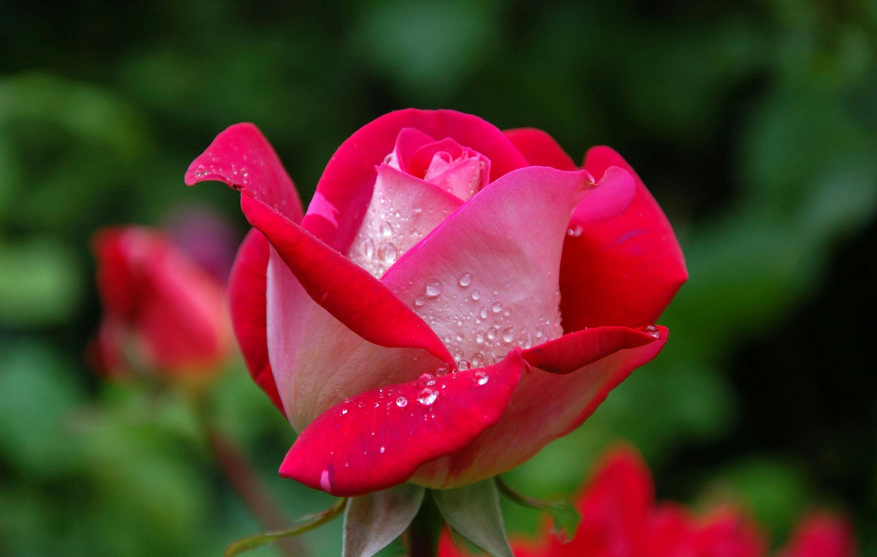
#> input picture DP-Python/img/image.png, 877 x 557 px, found by its file name
$ python Day19.py
#> lines starting #> are read from the running program, lines starting #| are printed output that depends on the picture; after the words box and inside, x2 and y2 are one past the last pixel; in counts of white or black regions, pixels touching at a corner belong together
# Gradient : Rate of change intensity of pixel in particular direction.
# Edge : Heigh change rate of intensity is called edge.
# Sobel Method : Gradient based method that looks for strong changes int the first derivation. The Sobel edge detector uses a pair of 3 X 3 convolution makes one estimating the gradient in the x-direction and y-direction

import cv2 as cv
import numpy as np


image = cv.imread("img\image.png")
#> image is the input picture: shape (557, 877, 3); mean B, G, R 40.8, 51.8, 87.9

gray = cv.cvtColor(image,cv.COLOR_BGR2GRAY)
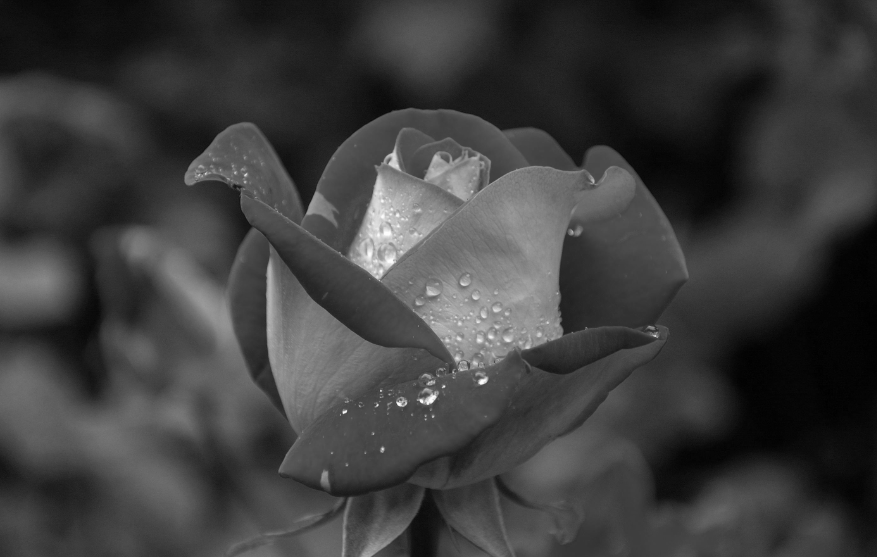
#> gray: shape (557, 877); min 0, max 254, mean 61.3


# [22 lines of commented-out code are left out]

edge = cv.Canny(gray,threshold1=50,threshold2=100)
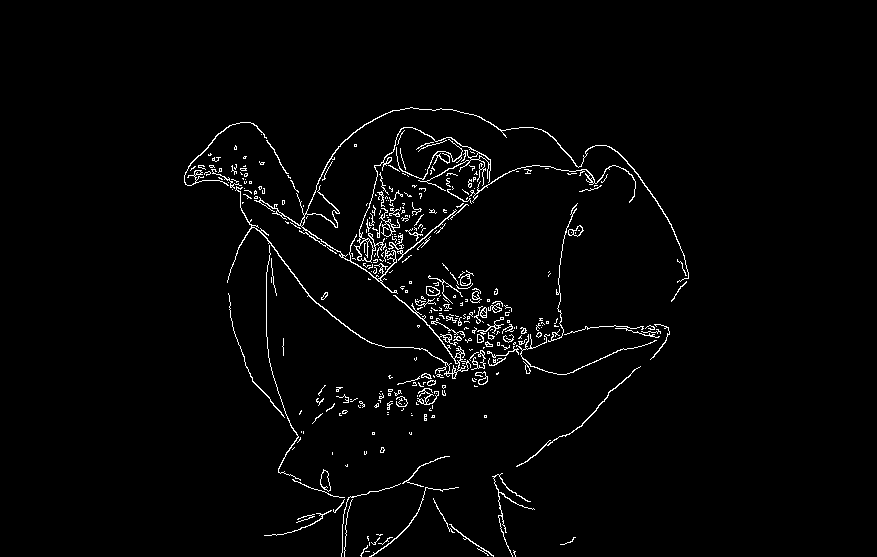
#> edge: shape (557, 877); 2.2% white in thin lines or dots, all inside (x1, y1, x2, y2) = (184, 107, 689, 557)

cv.imshow("Canny",edge)

cv.waitKey(0)

$ run again, with DP-Python/img/MZ.jpg saved as DP-Python/img/image.png
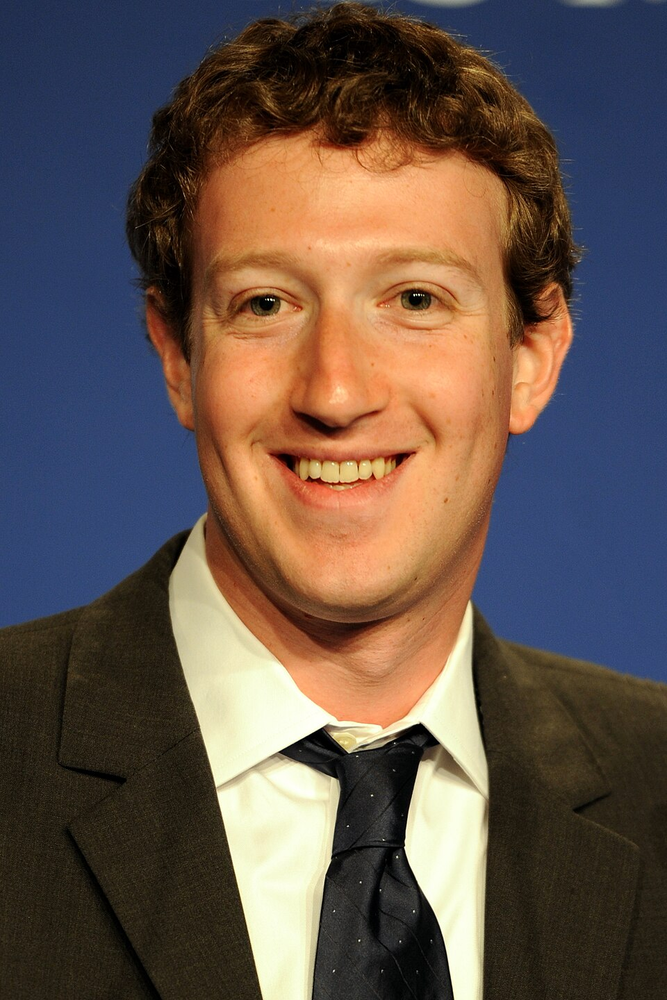
#> input picture DP-Python/img/MZ.jpg, 667 x 1000 px, shrunk from 960 x 1440 before the run, found by its file name
#> image is the input picture: shape (1000, 667, 3); mean B, G, R 75.4, 83.6, 99.8
#> `gray = cv.cvtColor(image,cv.COLOR_BGR2GRAY)`:
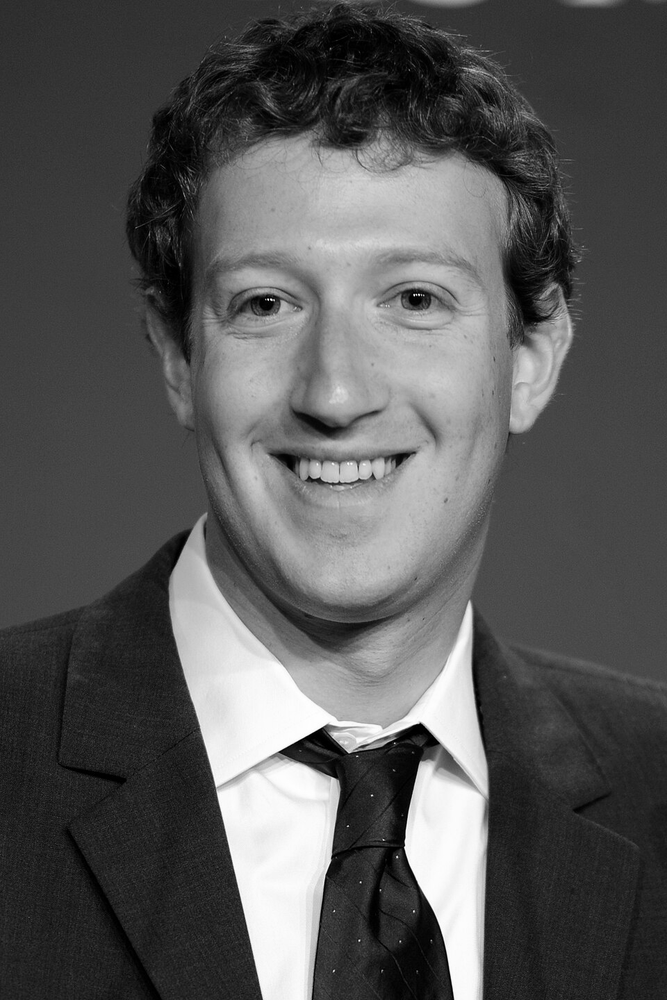
#> gray: shape (1000, 667); min 0, max 255, mean 87.5
#> `edge = cv.Canny(gray,threshold1=50,threshold2=100)`:
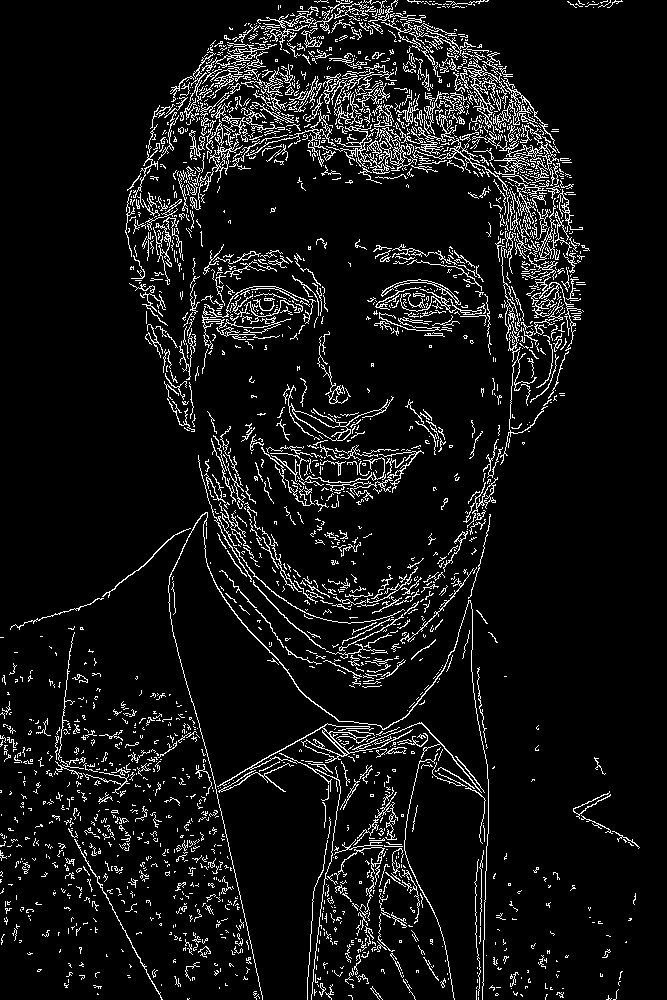
#> edge: shape (1000, 667); 7.7% white in thin lines or dots
